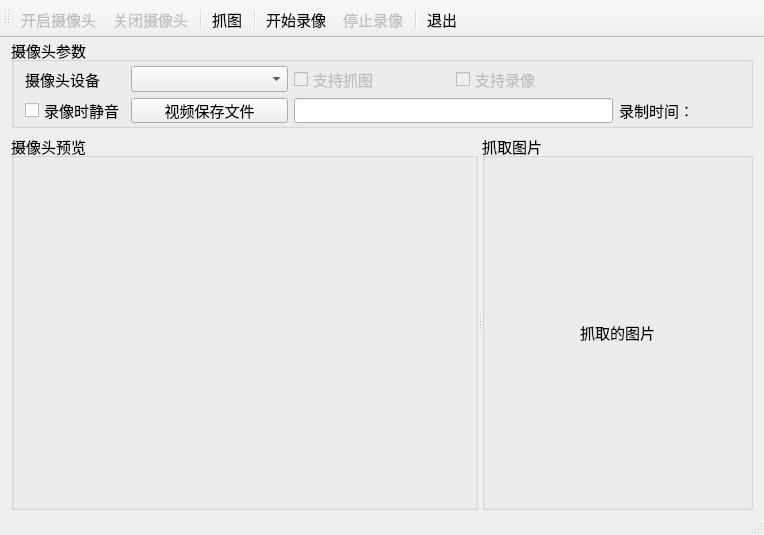
<?xml version="1.0" encoding="UTF-8"?>
<ui version="4.0">
 <class>MainWindow</class>
 <widget class="QMainWindow" name="MainWindow">
  <property name="geometry">
   <rect>
    <x>0</x>
    <y>0</y>
    <width>764</width>
    <height>535</height>
   </rect>
  </property>
  <property name="font">
   <font>
    <pointsize>11</pointsize>
    <weight>50</weight>
    <bold>false</bold>
   </font>
  </property>
  <property name="windowTitle">
   <string>Camera拍照与录像</string>
  </property>
  <widget class="QWidget" name="centralWidget">
   <layout class="QVBoxLayout" name="verticalLayout_3">
    <property name="topMargin">
     <number>0</number>
    </property>
    <property name="bottomMargin">
     <number>2</number>
    </property>
    <item>
     <widget class="QGroupBox" name="groupBox_2">
      <property name="maximumSize">
       <size>
        <width>16777215</width>
        <height>90</height>
       </size>
      </property>
      <property name="title">
       <string>摄像头参数</string>
      </property>
      <layout class="QGridLayout" name="gridLayout">
       <property name="topMargin">
        <number>4</number>
       </property>
       <property name="bottomMargin">
        <number>2</number>
       </property>
       <item row="0" column="0">
        <widget class="QLabel" name="label">
         <property name="maximumSize">
          <size>
           <width>80</width>
           <height>16777215</height>
          </size>
         </property>
         <property name="text">
          <string>摄像头设备</string>
         </property>
        </widget>
       </item>
       <item row="1" column="0">
        <widget class="QCheckBox" name="chkMute">
         <property name="text">
          <string>录像时静音</string>
         </property>
        </widget>
       </item>
       <item row="1" column="1">
        <widget class="QPushButton" name="btnVideoFile">
         <property name="text">
          <string>视频保存文件</string>
         </property>
         <property name="icon">
          <iconset resource="res.qrc">
           <normaloff>:/images/images/104.bmp</normaloff>:/images/images/104.bmp</iconset>
         </property>
         <property name="flat">
          <bool>false</bool>
         </property>
        </widget>
       </item>
       <item row="1" column="2" colspan="2">
        <widget class="QLineEdit" name="editOutputFile">
         <property name="text">
          <string/>
         </property>
        </widget>
       </item>
       <item row="1" column="4">
        <widget class="QLabel" name="LabDuration">
         <property name="minimumSize">
          <size>
           <width>110</width>
           <height>0</height>
          </size>
         </property>
         <property name="maximumSize">
          <size>
           <width>120</width>
           <height>16777215</height>
          </size>
         </property>
         <property name="text">
          <string>录制时间：</string>
         </property>
        </widget>
       </item>
       <item row="0" column="1">
        <widget class="QComboBox" name="comboCamera"/>
       </item>
       <item row="0" column="2">
        <widget class="QCheckBox" name="checkStillImage">
         <property name="enabled">
          <bool>false</bool>
         </property>
         <property name="text">
          <string>支持抓图</string>
         </property>
        </widget>
       </item>
       <item row="0" column="3">
        <widget class="QCheckBox" name="checkVideo">
         <property name="enabled">
          <bool>false</bool>
         </property>
         <property name="text">
          <string>支持录像</string>
         </property>
        </widget>
       </item>
      </layout>
     </widget>
    </item>
    <item>
     <widget class="QSplitter" name="splitter">
      <property name="orientation">
       <enum>Qt::Horizontal</enum>
      </property>
      <widget class="QGroupBox" name="groupBox">
       <property name="title">
        <string>摄像头预览</string>
       </property>
       <layout class="QVBoxLayout" name="verticalLayout">
        <item>
         <widget class="QCameraViewfinder" name="viewFinder" native="true">
          <property name="minimumSize">
           <size>
            <width>150</width>
            <height>0</height>
           </size>
          </property>
         </widget>
        </item>
       </layout>
      </widget>
      <widget class="QGroupBox" name="groupBox_3">
       <property name="title">
        <string>抓取图片</string>
       </property>
       <layout class="QVBoxLayout" name="verticalLayout_2">
        <item>
         <widget class="QLabel" name="LabCapturedImage">
          <property name="text">
           <string>抓取的图片</string>
          </property>
          <property name="alignment">
           <set>Qt::AlignCenter</set>
          </property>
         </widget>
        </item>
       </layout>
      </widget>
     </widget>
    </item>
   </layout>
  </widget>
  <widget class="QToolBar" name="mainToolBar">
   <property name="toolButtonStyle">
    <enum>Qt::ToolButtonTextUnderIcon</enum>
   </property>
   <attribute name="toolBarArea">
    <enum>TopToolBarArea</enum>
   </attribute>
   <attribute name="toolBarBreak">
    <bool>false</bool>
   </attribute>
   <addaction name="actStartCamera"/>
   <addaction name="actStopCamera"/>
   <addaction name="separator"/>
   <addaction name="actCapture"/>
   <addaction name="separator"/>
   <addaction name="actVideoRecord"/>
   <addaction name="actVideoStop"/>
   <addaction name="separator"/>
   <addaction name="actQuit"/>
  </widget>
  <widget class="QStatusBar" name="statusBar"/>
  <action name="actStartCamera">
   <property name="enabled">
    <bool>false</bool>
   </property>
   <property name="icon">
    <iconset resource="res.qrc">
     <normaloff>:/images/images/video_chat.ico</normaloff>:/images/images/video_chat.ico</iconset>
   </property>
   <property name="text">
    <string>开启摄像头</string>
   </property>
   <property name="toolTip">
    <string>开启摄像头</string>
   </property>
  </action>
  <action name="actStopCamera">
   <property name="enabled">
    <bool>false</bool>
   </property>
   <property name="icon">
    <iconset resource="res.qrc">
     <normaloff>:/images/images/remove_user.ico</normaloff>:/images/images/remove_user.ico</iconset>
   </property>
   <property name="text">
    <string>关闭摄像头</string>
   </property>
   <property name="toolTip">
    <string>关闭摄像头</string>
   </property>
  </action>
  <action name="actVideoRecord">
   <property name="enabled">
    <bool>true</bool>
   </property>
   <property name="icon">
    <iconset resource="res.qrc">
     <normaloff>:/images/images/5.ico</normaloff>:/images/images/5.ico</iconset>
   </property>
   <property name="text">
    <string>开始录像</string>
   </property>
   <property name="toolTip">
    <string>开始录像</string>
   </property>
  </action>
  <action name="actCapture">
   <property name="enabled">
    <bool>true</bool>
   </property>
   <property name="icon">
    <iconset resource="res.qrc">
     <normaloff>:/images/images/file_pictures.ico</normaloff>:/images/images/file_pictures.ico</iconset>
   </property>
   <property name="text">
    <string>抓图</string>
   </property>
   <property name="toolTip">
    <string>抓图</string>
   </property>
  </action>
  <action name="actQuit">
   <property name="icon">
    <iconset resource="res.qrc">
     <normaloff>:/images/images/exit_24.ico</normaloff>:/images/images/exit_24.ico</iconset>
   </property>
   <property name="text">
    <string>退出</string>
   </property>
   <property name="toolTip">
    <string>退出</string>
   </property>
  </action>
  <action name="actVideoStop">
   <property name="enabled">
    <bool>false</bool>
   </property>
   <property name="icon">
    <iconset resource="res.qrc">
     <normaloff>:/images/images/Shut Down.ico</normaloff>:/images/images/Shut Down.ico</iconset>
   </property>
   <property name="text">
    <string>停止录像</string>
   </property>
   <property name="toolTip">
    <string>停止录像</string>
   </property>
  </action>
 </widget>
 <layoutdefault spacing="6" margin="11"/>
 <customwidgets>
  <customwidget>
   <class>QCameraViewfinder</class>
   <extends>QWidget</extends>
   <header>qcameraviewfinder.h</header>
   <container>1</container>
  </customwidget>
 </customwidgets>
 <resources>
  <include location="res.qrc"/>
 </resources>
 <connections>
  <connection>
   <sender>actQuit</sender>
   <signal>triggered()</signal>
   <receiver>MainWindow</receiver>
   <slot>close()</slot>
   <hints>
    <hint type="sourcelabel">
     <x>-1</x>
     <y>-1</y>
    </hint>
    <hint type="destinationlabel">
     <x>288</x>
     <y>178</y>
    </hint>
   </hints>
  </connection>
 </connections>
</ui>
